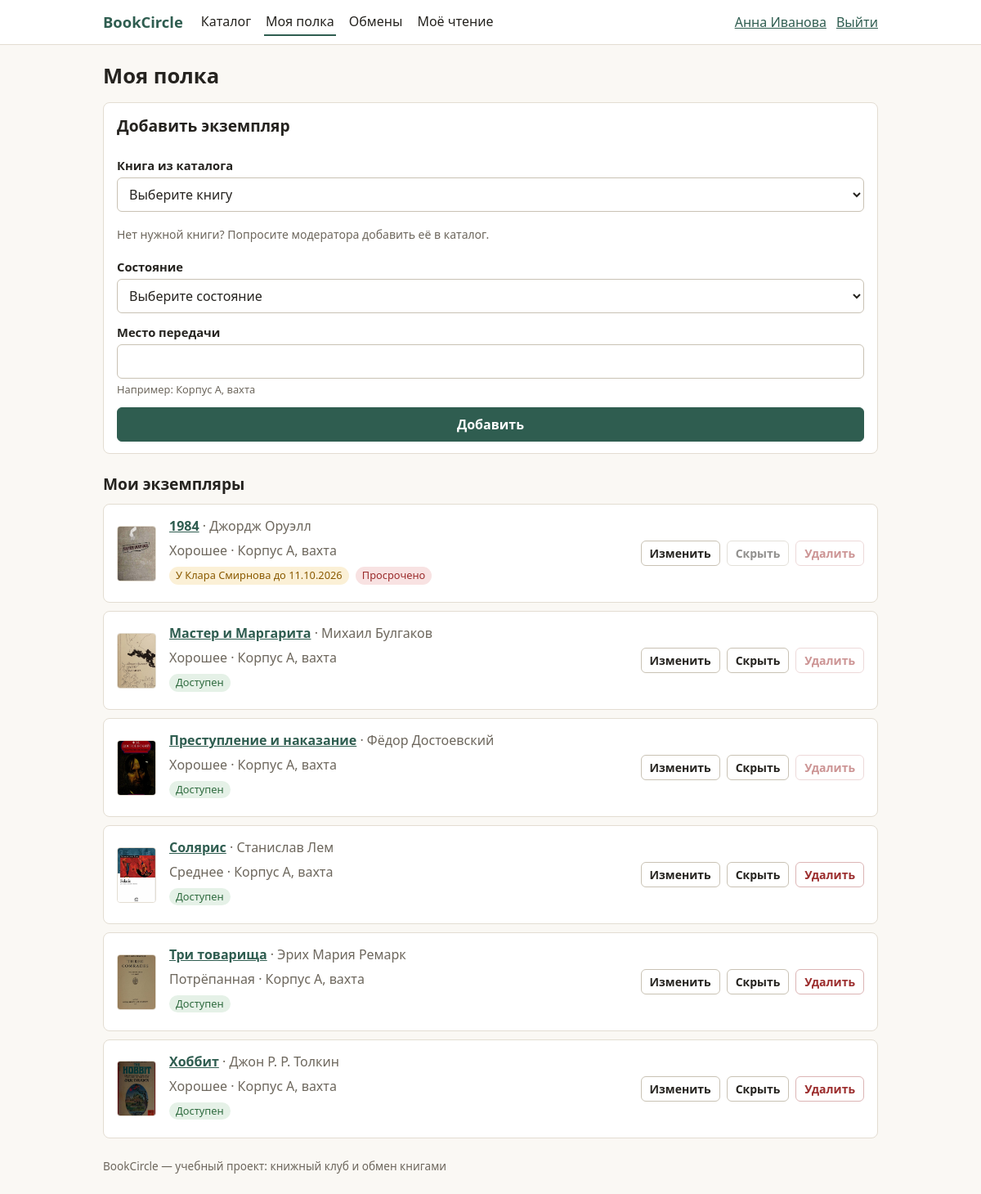
/shelf (signed in), run on the app's committed database.
### tables this page shows
CREATE TABLE users (
    id            INTEGER PRIMARY KEY AUTOINCREMENT,
    email         TEXT NOT NULL UNIQUE,
    display_name  TEXT NOT NULL,
    password_hash TEXT NOT NULL,
    role          TEXT NOT NULL DEFAULT 'user' CHECK (role IN ('user', 'moderator', 'admin')),
    created_at    TEXT NOT NULL
);

CREATE TABLE copies (
    id           INTEGER PRIMARY KEY AUTOINCREMENT,
    book_id      INTEGER NOT NULL REFERENCES books (id) ON DELETE RESTRICT,
    owner_id     INTEGER NOT NULL REFERENCES users (id) ON DELETE RESTRICT,
    condition    TEXT NOT NULL CHECK (condition IN ('new', 'good', 'fair', 'worn')),
    pickup_place TEXT NOT NULL,
    is_active    INTEGER NOT NULL DEFAULT 1 CHECK (is_active IN (0, 1)),
    created_at   TEXT NOT NULL
);

CREATE TABLE books (
    id          INTEGER PRIMARY KEY AUTOINCREMENT,
    title       TEXT NOT NULL,
    author      TEXT NOT NULL,
    genre       TEXT NOT NULL,
    description TEXT NOT NULL DEFAULT '',
    cover_url   TEXT,
    title_key   TEXT NOT NULL,            -- название в нижнем регистре (сортировка)
    search_key  TEXT NOT NULL UNIQUE,     -- «название автор» в нижнем регистре (поиск + защита от дублей)
    created_at  TEXT NOT NULL
);

### app/routes/shelf.py (the view)
@router.get("/shelf")
async def shelf_page(request: Request, user=Depends(require_user), conn=Depends(get_conn)):
    values = {"book_id": request.query_params.get("book_id", "")}
    return render_shelf(request, conn, user, values=values)

### app/templates/shelf.html (shortened to what this page needs)
{% extends "base.html" %}
{% from "_macros.html" import field, select, pager, cover, empty with context %}
{% block content %}
<h1>Моя полка</h1>
<form method="post" action="/copies" class="card form" novalidate>
  <h2>Добавить экземпляр</h2>
  {{ select("book_id", "Книга из каталога", book_options, values.get("book_id"), errors, "Выберите книгу") }}
  <p class="muted small">Нет нужной книги? Попросите модератора добавить её в каталог.</p>
  {{ select("condition", "Состояние", CONDITIONS.items()|list, values.get("condition"), errors, "Выберите состояние") }}
  {{ field("pickup_place", "Место передачи", values, errors, "text", true, "Например: Корпус А, вахта") }}
  <button class="btn primary" type="submit">Добавить</button>
</form>
<h2>Мои экземпляры</h2>
{% if pg.items %}
<ul class="list">
  {% for c in pg.items %}
  <li class="card row">
    {{ cover(c.cover_url, c.title, c.book_id, "small") }}
    <div class="grow">
      <strong><a href="/books/{{ c.book_id }}">{{ c.title }}</a></strong>
      <span class="muted"> · {{ c.author }}</span>
      <p class="muted">{{ CONDITIONS[c.condition] }} · {{ c.pickup_place }}</p>
      <p>
        {% if c.state == 'free' %}<span class="tag ok">Доступен</span>
        {% elif c.state == 'reserved' %}<span class="tag warn">Принят запрос ({{ c.borrower_name }})</span>
        {% elif c.state == 'lent' %}<span class="tag warn">У {{ c.borrower_name }} до {{ c.due_date|date_ru }}</span>
          {% if c.overdue %}<span class="tag bad">Просрочено</span>{% endif %}
        {% else %}<span class="tag">Скрыт</span>{% endif %}
      </p>
    </div>
    <div class="actions">
      <a class="btn small" href="/copies/{{ c.id }}/edit">Изменить</a>
      {% if c.is_active %}
      <form method="post" action="/copies/{{ c.id }}/visibility"><input type="hidden" name="show" value="0">
        <button class="btn small" type="submit" {% if c.state in ('lent', 'reserved') %}disabled title="Нельзя скрыть, пока книга принята или передана"{% endif %}>Скрыть</button></form>
      {% else %}
      <form method="post" action="/copies/{{ c.id }}/visibility"><input type="hidden" name="show" value="1">
        <button class="btn small" type="submit">Показать</button></form>
      {% endif %}
      <form method="post" action="/copies/{{ c.id }}/delete" data-confirm="Удалить этот экземпляр?">
        <button class="btn small danger" type="submit" {% if c.loans_total %}disabled title="Есть история обменов — можно только скрыть"{% endif %}>Удалить</button></form>
    </div>
  </li>
  {% endfor %}
</ul>
{% else %}
{{ empty("Полка пуста", "Добавьте первую книгу с помощью формы выше.") }}
{% endif %}
{% endblock %}

### app/templates/base.html (shortened to what this page needs)
<!doctype html>
<html lang="ru">
<head>
  <link rel="stylesheet" href="/static/style.css">
</head>
<body>
<header class="site-header">
  <div class="wrap bar">
    <a class="brand" href="/books">BookCircle</a>
    {% if user %}
    <nav class="nav" aria-label="Основное меню">
      <a href="/books" {% if current_path.startswith('/books') %}class="active"{% endif %}>Каталог</a>
      <a href="/shelf" {% if current_path.startswith('/shelf') or current_path.startswith('/copies') %}class="active"{% endif %}>Моя полка</a>
      <a href="/loans" {% if current_path.startswith('/loans') %}class="active"{% endif %}>Обмены</a>
      <a href="/reading" {% if current_path.startswith('/reading') %}class="active"{% endif %}>Моё чтение</a>
    </nav>
    <div class="account">
      <a href="/profile">{{ user.display_name }}</a>
      <form method="post" action="/logout"><button class="link-btn" type="submit">Выйти</button></form>
    </div>
    {% endif %}
  </div>
</header>
<main class="wrap">
  {% block content %}{% endblock %}
</main>
<footer class="wrap footer muted">BookCircle — учебный проект: книжный клуб и обмен книгами</footer>
</body>
</html>

### app/templates/_macros.html (shortened to what this page needs)
{% macro field(name, label, values, errors, type="text", required=false, hint="") %}
<div class="field{% if errors.get(name) %} has-error{% endif %}">
  <label for="f-{{ name }}">{{ label }}</label>
  <input id="f-{{ name }}" name="{{ name }}" type="{{ type }}"
         {% if type != "password" %}value="{{ values.get(name) or '' }}"{% endif %}
         {% if required %}required{% endif %}
         {% if errors.get(name) %}aria-invalid="true" aria-describedby="e-{{ name }}"{% endif %}>
  {% if hint %}<small class="hint">{{ hint }}</small>{% endif %}
</div>
{% endmacro %}
{% macro select(name, label, options, selected, errors, placeholder="") %}
<div class="field{% if errors.get(name) %} has-error{% endif %}">
  <label for="f-{{ name }}">{{ label }}</label>
  <select id="f-{{ name }}" name="{{ name }}" {% if errors.get(name) %}aria-invalid="true" aria-describedby="e-{{ name }}"{% endif %}>
    {% if placeholder %}<option value="">{{ placeholder }}</option>{% endif %}
  </select>
</div>
{% endmacro %}
{% macro cover(url, title, key, cls="") %}
{% if url %}
<img class="cover {{ cls }}" src="{{ url }}" alt="Обложка: {{ title }}" loading="lazy">
{% else %}
<div class="cover ph {{ cls }}" style="--h: {{ (key * 47) % 360 }}" aria-hidden="true"><span>{{ title[:1] }}</span></div>
{% endif %}
{% endmacro %}

### app/static/style.css (style rules this page uses)
:root { --bg: #faf8f4; --surface: #fff; --text: #25231f; --muted: #6d675d; --line: #e3ddd2; --accent: #2f5d50; --accent-ink: #fff; --ok: #2f6b3f; --ok-bg: #e5f1e7; --warn: #8a5a00; --warn-bg: #fbf0d6; --bad: #9b2c2c; --bad-bg: #f8e2e2; --radius: 8px; }
* { box-sizing: border-box; }
html { -webkit-text-size-adjust: 100%; }
body { margin: 0; background: var(--bg); color: var(--text); line-height: 1.5; font: 16px/1.5 system-ui, -apple-system, "Segoe UI", Roboto, "Helvetica Neue", Arial, sans-serif; }
a { color: var(--accent); }
h1 { font-size: 1.6rem; margin: 1.2rem 0 .8rem; }
h2 { font-size: 1.2rem; margin: 1.4rem 0 .6rem; }
p { margin: .35rem 0; }
ul { list-style: none; margin: 0; padding: 0; }
.wrap { max-width: 980px; margin: 0 auto; padding: 0 16px; }
.muted { color: var(--muted); }
.small { font-size: .875rem; }
.footer { padding: 24px 16px; font-size: .85rem; }
.site-header { background: var(--surface); border-bottom: 1px solid var(--line); }
.bar { display: flex; flex-wrap: wrap; align-items: center; gap: 8px 20px; padding-top: 10px; padding-bottom: 10px; }
.brand { font-weight: 700; font-size: 1.15rem; text-decoration: none; color: var(--accent); }
.nav { display: flex; flex-wrap: wrap; gap: 4px 14px; flex: 1 1 auto; }
.nav a { text-decoration: none; color: var(--text); padding: 4px 2px; border-bottom: 2px solid transparent; }
.nav a.active, .nav a:hover { border-bottom-color: var(--accent); }
.account { display: flex; align-items: center; gap: 12px; flex-wrap: wrap; }
.account form { margin: 0; }
.link-btn { background: none; border: 0; padding: 0; color: var(--accent); cursor: pointer; font: inherit; text-decoration: underline; }
.card { background: var(--surface); border: 1px solid var(--line); border-radius: var(--radius); padding: 14px 16px; }
.list { display: grid; gap: 10px; }
.row { display: flex; flex-wrap: wrap; gap: 12px 16px; align-items: center; }
.grow { flex: 1 1 220px; min-width: 0; overflow-wrap: anywhere; }
.actions { display: flex; flex-wrap: wrap; gap: 8px; align-items: center; }
.actions form { margin: 0; }
.cover { width: 72px; height: 104px; flex: none; border-radius: 4px; object-fit: cover; border: 1px solid var(--line); }
.cover.small { width: 48px; height: 68px; }
.tag { display: inline-block; font-size: .8rem; padding: 1px 8px; border-radius: 99px; background: #eee9df; color: var(--text); margin: 2px 4px 2px 0; text-decoration: none; }
.tag.ok { background: var(--ok-bg); color: var(--ok); }
.tag.warn { background: var(--warn-bg); color: var(--warn); }
.tag.bad { background: var(--bad-bg); color: var(--bad); }
.form { display: grid; gap: 12px; }
.form h2 { margin-top: 0; }
.field { display: grid; gap: 4px; }
.field label { font-weight: 600; font-size: .92rem; }
input, select, textarea { width: 100%; font: inherit; padding: 8px 10px; border: 1px solid #c9c2b4; border-radius: 6px; background: #fff; color: var(--text); }
.hint { color: var(--muted); font-size: .8rem; }
.btn { display: inline-block; font: inherit; font-weight: 600; padding: 8px 14px; border-radius: 6px; border: 1px solid #c9c2b4; background: #fff; color: var(--text); text-decoration: none; cursor: pointer; text-align: center; }
.btn.primary { background: var(--accent); border-color: var(--accent); color: var(--accent-ink); }
.btn.danger { color: var(--bad); border-color: #dcb5b5; }
.btn.small { padding: 4px 10px; font-size: .875rem; }
.btn:disabled { opacity: .5; cursor: not-allowed; }

### data on the page
users: display_name "Анна Иванова"
copies: cover_url (picture), title "1984", author "Джордж Оруэлл", condition "Хорошее", pickup_place "Корпус А, вахта", borrower_name "Клара Смирнова", due_date "11.10.2026", shows "Просрочено"
copies: cover_url (picture), title "Мастер и Маргарита", author "Михаил Булгаков", condition "Хорошее", pickup_place "Корпус А, вахта", shows "Доступен"
copies: cover_url (picture), title "Преступление и наказание", author "Фёдор Достоевский", condition "Хорошее", pickup_place "Корпус А, вахта", shows "Доступен"
copies: cover_url (picture), title "Солярис", author "Станислав Лем", condition "Среднее", pickup_place "Корпус А, вахта", shows "Доступен"
copies: cover_url (picture), title "Три товарища", author "Эрих Мария Ремарк", condition "Потрёпанная", pickup_place "Корпус А, вахта", shows "Доступен"
copies: cover_url (picture), title "Хоббит", author "Джон Р. Р. Толкин", condition "Хорошее", pickup_place "Корпус А, вахта", shows "Доступен"

### other printed values
{{ label }} "Книга из каталога"
{{ label }} "Место передачи"
{{ hint }} "Например: Корпус А, вахта"
form field book_id "Выберите книгу"
